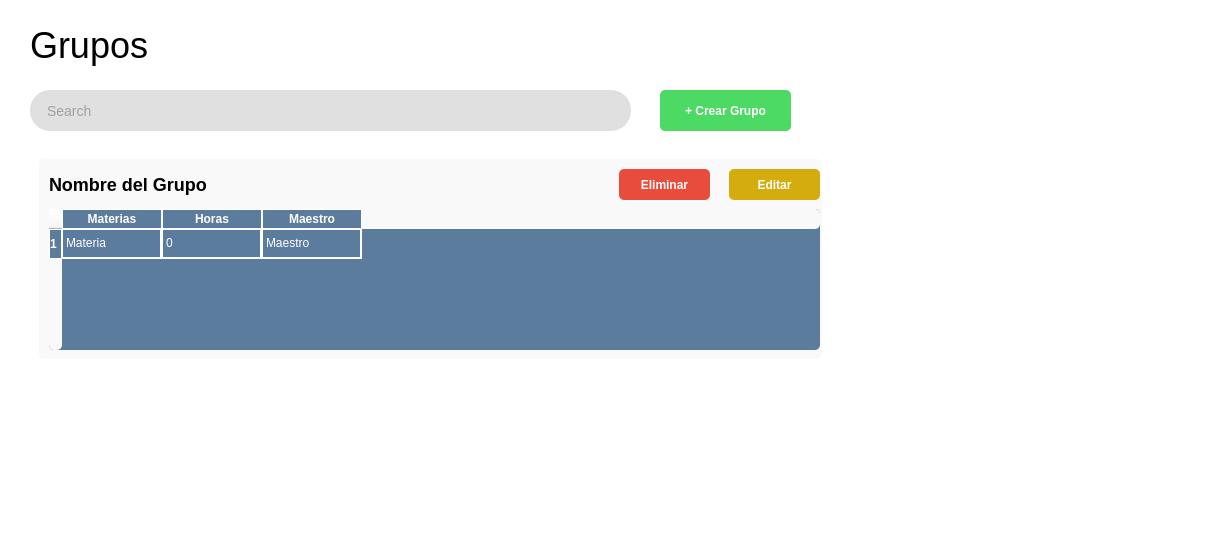
<?xml version="1.0" encoding="UTF-8"?>
<ui version="4.0">
 <class>GruposWidget</class>
 <widget class="QWidget" name="GruposWidget">
  <property name="geometry">
   <rect>
    <x>0</x>
    <y>0</y>
    <width>1231</width>
    <height>551</height>
   </rect>
  </property>
  <property name="windowTitle">
   <string>Form</string>
  </property>
  <property name="styleSheet">
   <string notr="true">background-color: white;</string>
  </property>
  <widget class="QLabel" name="titleLabel">
   <property name="geometry">
    <rect>
     <x>30</x>
     <y>20</y>
     <width>201</width>
     <height>51</height>
    </rect>
   </property>
   <property name="styleSheet">
    <string notr="true">font-size: 36px;
color: black;</string>
   </property>
   <property name="text">
    <string>Grupos</string>
   </property>
  </widget>
  <widget class="QLineEdit" name="searchLineEdit">
   <property name="geometry">
    <rect>
     <x>30</x>
     <y>90</y>
     <width>601</width>
     <height>41</height>
    </rect>
   </property>
   <property name="styleSheet">
    <string notr="true">background-color: #e0e0e0;
border-radius: 20px;
padding-left: 15px;
font-size: 14px;
color: #606060;</string>
   </property>
   <property name="placeholderText">
    <string>Search</string>
   </property>
  </widget>
  <widget class="QPushButton" name="createGroupButton">
   <property name="geometry">
    <rect>
     <x>660</x>
     <y>90</y>
     <width>131</width>
     <height>41</height>
    </rect>
   </property>
   <property name="cursor">
    <cursorShape>PointingHandCursor</cursorShape>
   </property>
   <property name="styleSheet">
    <string notr="true">background-color: #4cd964;
color: white;
border-radius: 5px;
font-weight: bold;</string>
   </property>
   <property name="text">
    <string>+ Crear Grupo</string>
   </property>
  </widget>
  <widget class="QScrollArea" name="scrollArea">
   <property name="geometry">
    <rect>
     <x>30</x>
     <y>150</y>
     <width>801</width>
     <height>381</height>
    </rect>
   </property>
   <property name="styleSheet">
    <string notr="true">border: none;
background-color: transparent;</string>
   </property>
   <property name="widgetResizable">
    <bool>true</bool>
   </property>
   <widget class="QWidget" name="scrollAreaWidgetContents">
    <property name="geometry">
     <rect>
      <x>0</x>
      <y>0</y>
      <width>801</width>
      <height>381</height>
     </rect>
    </property>
    <layout class="QVBoxLayout" name="verticalLayout">
     <item>
      <widget class="QFrame" name="groupItem">
       <property name="minimumSize">
        <size>
         <width>0</width>
         <height>200</height>
        </size>
       </property>
       <property name="styleSheet">
        <string notr="true">background-color: #f9f9f9;
border-radius: 5px;</string>
       </property>
       <widget class="QLabel" name="groupNameLabel">
        <property name="geometry">
         <rect>
          <x>10</x>
          <y>10</y>
          <width>201</width>
          <height>31</height>
         </rect>
        </property>
        <property name="styleSheet">
         <string notr="true">font-size: 18px;
color: black;
font-weight: bold;</string>
        </property>
        <property name="text">
         <string>Nombre del Grupo</string>
        </property>
       </widget>
       <widget class="QPushButton" name="deleteButton">
        <property name="geometry">
         <rect>
          <x>580</x>
          <y>10</y>
          <width>91</width>
          <height>31</height>
         </rect>
        </property>
        <property name="styleSheet">
         <string notr="true">background-color: #e74c3c;
color: white;
border-radius: 5px;
font-weight: bold;</string>
        </property>
        <property name="text">
         <string>Eliminar</string>
        </property>
       </widget>
       <widget class="QPushButton" name="editButton">
        <property name="geometry">
         <rect>
          <x>690</x>
          <y>10</y>
          <width>91</width>
          <height>31</height>
         </rect>
        </property>
        <property name="styleSheet">
         <string notr="true">background-color: #d4ac0d;
color: white;
border-radius: 5px;
font-weight: bold;</string>
        </property>
        <property name="text">
         <string>Editar</string>
        </property>
       </widget>
       <widget class="QTableWidget" name="groupTable">
        <property name="geometry">
         <rect>
          <x>10</x>
          <y>50</y>
          <width>771</width>
          <height>141</height>
         </rect>
        </property>
        <property name="styleSheet">
         <string notr="true">QHeaderView::section {
    background-color: #5c7c9e;
    color: white;
    font-weight: bold;
    border: 1px solid #fff;
}
QTableWidget {
    gridline-color: #fff;
    background-color: #5c7c9e;
    color: white;
}
QTableWidget::item {
    border: 1px solid #fff;
}</string>
        </property>
        <property name="columnCount">
         <number>3</number>
        </property>
        <column>
         <property name="text">
          <string>Materias</string>
         </property>
        </column>
        <column>
         <property name="text">
          <string>Horas</string>
         </property>
        </column>
        <column>
         <property name="text">
          <string>Maestro</string>
         </property>
        </column>
        <row/>
        <item row="0" column="0">
         <property name="text">
          <string>Materia</string>
         </property>
        </item>
        <item row="0" column="1">
         <property name="text">
          <string>0</string>
         </property>
        </item>
        <item row="0" column="2">
         <property name="text">
          <string>Maestro</string>
         </property>
        </item>
       </widget>
      </widget>
     </item>
     <item>
      <spacer name="verticalSpacer">
       <property name="orientation">
        <enum>Qt::Vertical</enum>
       </property>
       <property name="sizeHint" stdset="0">
        <size>
         <width>20</width>
         <height>40</height>
        </size>
       </property>
      </spacer>
     </item>
    </layout>
   </widget>
  </widget>
 </widget>
 <resources/>
 <connections/>
</ui>
